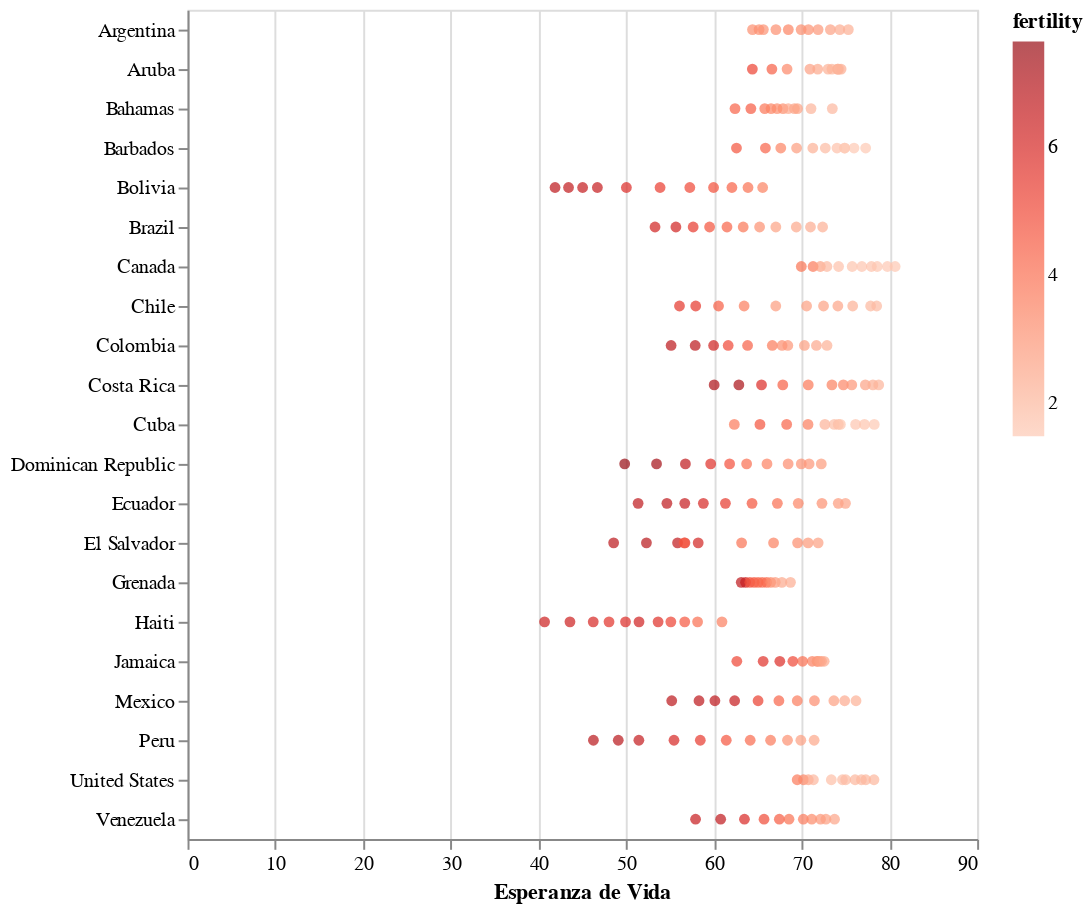

The cell this chart's notebook holds for it:
### Markdown cell above
## Barras

### Code cell
alt.Chart(latam).mark_circle().encode(
    y= alt.Y("country", title=""),
    x= alt.X("life_expect", title = "Esperanza de Vida"),
    color = alt.Color('fertility', scale = alt.Scale(scheme = "reds")),
)

### Figure 1 — Vega-Lite specification as saved in the notebook (floating-point values rounded to 4 significant figures; data arrays with more than 128 entries replaced by an {"elided": "..."} marker saying what was removed)
{"config": {"view": {"continuousWidth": 400, "continuousHeight": 300}}, "data": {"name": "data-a6843f92b179f76dde194708121bb1b4"}, "mark": "circle", "encoding": {"color": {"field": "fertility", "scale": {"scheme": "reds"}, "type": "quantitative"}, "x": {"field": "life_expect", "title": "Esperanza de Vida", "type": "quantitative"}, "y": {"field": "country", "title": "", "type": "nominal"}}, "$schema": "https://vega.github.io/schema/vega-lite/v4.17.0.json", "datasets": {"data-a6843f92b179f76dde194708121bb1b4": {"elided": "231 records"}}}
